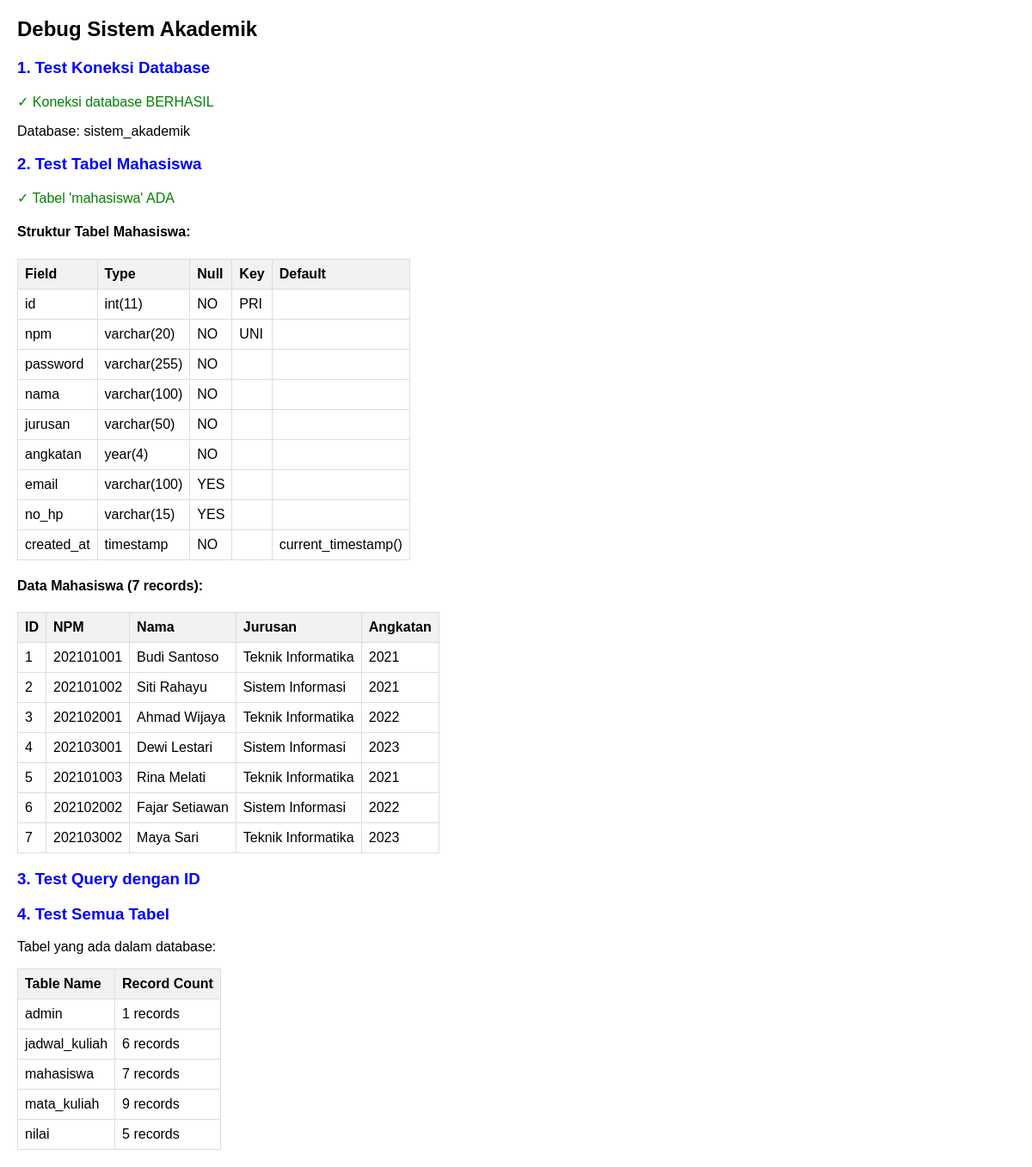
The app's page /debug_detailed.php, older data.
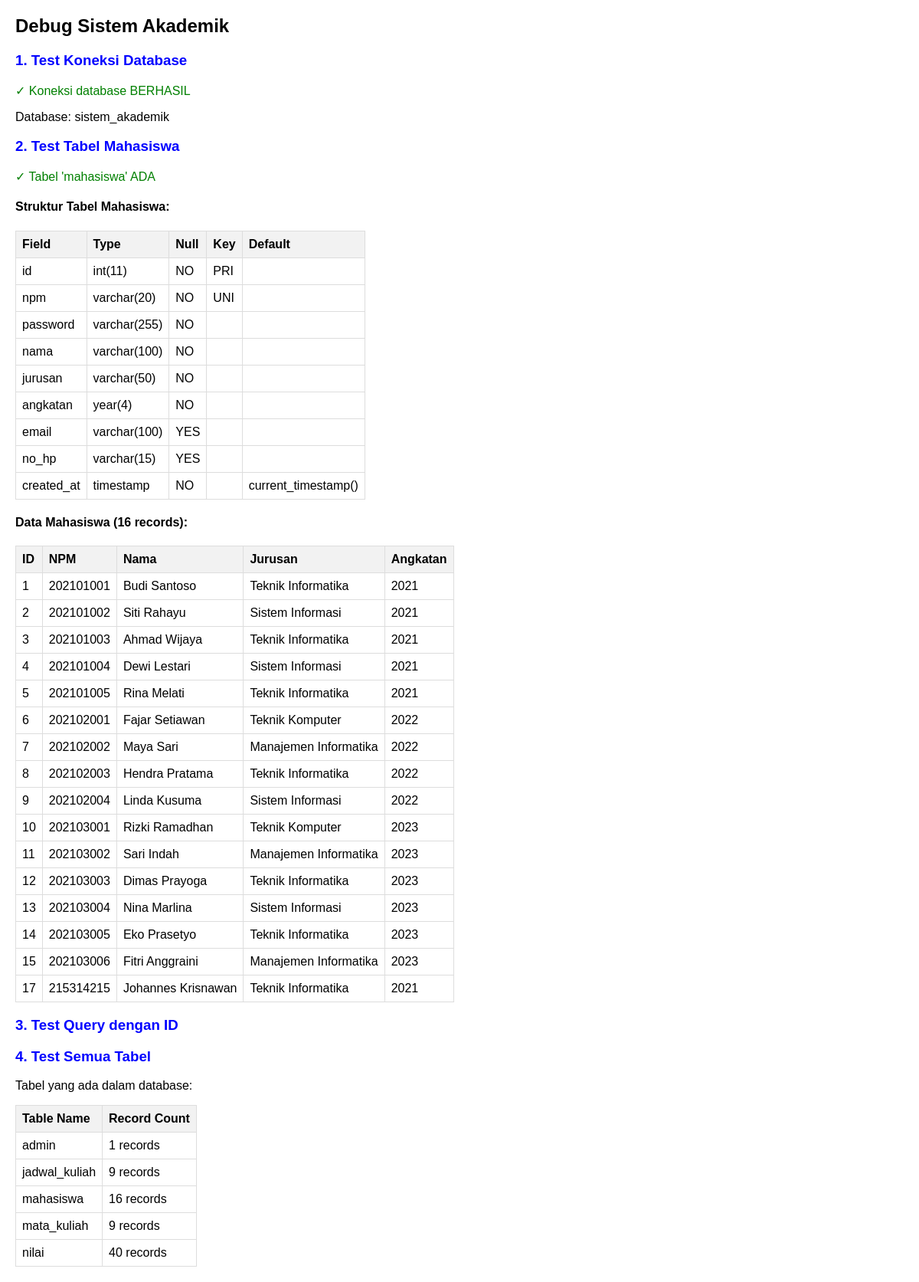
The same page, newer data.
### tables this page shows
CREATE TABLE `mahasiswa` (
  `id` int(11) NOT NULL,
  `npm` varchar(20) NOT NULL,
  `password` varchar(255) NOT NULL,
  `nama` varchar(100) NOT NULL,
  `jurusan` varchar(50) NOT NULL,
  `angkatan` year(4) NOT NULL,
  `email` varchar(100) DEFAULT NULL,
  `no_hp` varchar(15) DEFAULT NULL,
  `created_at` timestamp NOT NULL DEFAULT current_timestamp()
);

### debug_detailed.php (the view, shortened to what this page needs)
<?php
echo "<!DOCTYPE html>
<html>
<head>
    <title>Debug System</title>
    <style>
        body { font-family: Arial, sans-serif; margin: 20px; }
        .success { color: green; }
        .error { color: red; }
        .info { color: blue; }
        table { border-collapse: collapse; margin: 10px 0; }
        th, td { border: 1px solid #ddd; padding: 8px; text-align: left; }
        th { background-color: #f2f2f2; }
    </style>
</head>
<body>
    <h2>Debug Sistem Akademik</h2>";
$database = new Database();
$db = $database->getConnection();
echo "<h3 class='info'>1. Test Koneksi Database</h3>";
try {
    if ($db) {
        echo "<p class='success'>✓ Koneksi database BERHASIL</p>";
        echo "<p>Database: sistem_akademik</p>";
    } else {
        echo "<p class='error'>✗ Koneksi database GAGAL</p>";
    }
} catch (Exception $e) {
    echo "<p class='error'>✗ Error koneksi: " . $e->getMessage() . "</p>";
}
echo "<h3 class='info'>2. Test Tabel Mahasiswa</h3>";
try {
    $query = "SHOW TABLES LIKE 'mahasiswa'";
    $stmt = $db->prepare($query);
    $stmt->execute();
    if ($stmt->rowCount() > 0) {
        echo "<p class='success'>✓ Tabel 'mahasiswa' ADA</p>";
        $query_struct = "DESCRIBE mahasiswa";
        $stmt_struct = $db->prepare($query_struct);
        $stmt_struct->execute();
        echo "<h4>Struktur Tabel Mahasiswa:</h4>";
        echo "<table>";
        echo "<tr><th>Field</th><th>Type</th><th>Null</th><th>Key</th><th>Default</th></tr>";
        while ($row = $stmt_struct->fetch(PDO::FETCH_ASSOC)) {
            echo "<tr>";
            echo "<td>" . $row['Field'] . "</td>";
            echo "<td>" . $row['Type'] . "</td>";
            echo "<td>" . $row['Null'] . "</td>";
            echo "<td>" . $row['Key'] . "</td>";
            echo "<td>" . $row['Default'] . "</td>";
            echo "</tr>";
        }
        echo "</table>";
        $query_data = "SELECT * FROM mahasiswa";
        $stmt_data = $db->prepare($query_data);
        $stmt_data->execute();
        echo "<h4>Data Mahasiswa (" . $stmt_data->rowCount() . " records):</h4>";
        if ($stmt_data->rowCount() > 0) {
            echo "<table>";
            echo "<tr><th>ID</th><th>NPM</th><th>Nama</th><th>Jurusan</th><th>Angkatan</th></tr>";
            while ($row = $stmt_data->fetch(PDO::FETCH_ASSOC)) {
                echo "<tr>";
                echo "<td>" . $row['id'] . "</td>";
                echo "<td>" . $row['npm'] . "</td>";
                echo "<td>" . $row['nama'] . "</td>";
                echo "<td>" . $row['jurusan'] . "</td>";
                echo "<td>" . $row['angkatan'] . "</td>";
                echo "</tr>";
            }
            echo "</table>";
        } else {
            echo "<p class='error'>✗ Tabel mahasiswa KOSONG</p>";
        }
    } else {
        echo "<p class='error'>✗ Tabel 'mahasiswa' TIDAK ADA</p>";
    }
} catch (Exception $e) {
    echo "<p class='error'>✗ Error tabel: " . $e->getMessage() . "</p>";
}
echo "<h3 class='info'>3. Test Query dengan ID</h3>";
echo "<h3 class='info'>4. Test Semua Tabel</h3>";
try {
    $query = "SHOW TABLES";
    $stmt = $db->prepare($query);
    $stmt->execute();
    echo "<p>Tabel yang ada dalam database:</p>";
    echo "<table>";
    echo "<tr><th>Table Name</th><th>Record Count</th></tr>";
    while ($row = $stmt->fetch(PDO::FETCH_NUM)) {
        $table_name = $row[0];
        $count_query = "SELECT COUNT(*) as count FROM " . $table_name;
        $count_stmt = $db->prepare($count_query);
        $count_stmt->execute();
        $count = $count_stmt->fetch(PDO::FETCH_ASSOC)['count'];
        echo "<tr>";
        echo "<td>" . $table_name . "</td>";
        echo "<td>" . $count . " records</td>";
        echo "</tr>";
    }
    echo "</table>";
} catch (Exception $e) {
    echo "<p class='error'>✗ Error: " . $e->getMessage() . "</p>";
}
echo "</body></html>";
?>

Row changes from the older to the newer data that the page shows:
changed mahasiswa "Ahmad Wijaya": npm "202102001" → "202101003"; angkatan "2022" → "2021"
changed mahasiswa "Dewi Lestari": npm "202103001" → "202101004"; angkatan "2023" → "2021"
changed mahasiswa "Rina Melati": npm "202101003" → "202101005"
changed mahasiswa "Fajar Setiawan": npm "202102002" → "202102001"; jurusan "Sistem Informasi" → "Teknik Komputer"
changed mahasiswa "Maya Sari": npm "202103002" → "202102002"; jurusan "Teknik Informatika" → "Manajemen Informatika"; angkatan "2023" → "2022"
added mahasiswa: id "8", npm "202102003", nama "Hendra Pratama", jurusan "Teknik Informatika", angkatan "2022"
added mahasiswa: id "9", npm "202102004", nama "Linda Kusuma", jurusan "Sistem Informasi", angkatan "2022"
added mahasiswa: id "10", npm "202103001", nama "Rizki Ramadhan", jurusan "Teknik Komputer", angkatan "2023"
added mahasiswa: id "11", npm "202103002", nama "Sari Indah", jurusan "Manajemen Informatika", angkatan "2023"
added mahasiswa: id "12", npm "202103003", nama "Dimas Prayoga", jurusan "Teknik Informatika", angkatan "2023"
added mahasiswa: id "13", npm "202103004", nama "Nina Marlina", jurusan "Sistem Informasi", angkatan "2023"
added mahasiswa: id "14", npm "202103005", nama "Eko Prasetyo", jurusan "Teknik Informatika", angkatan "2023"
added mahasiswa: id "15", npm "202103006", nama "Fitri Anggraini", jurusan "Manajemen Informatika", angkatan "2023"
added mahasiswa: id "17", npm "215314215", nama "Johannes Krisnawan", jurusan "Teknik Informatika", angkatan "2021"
Text that changed along with them:
$stmt_data->rowCount(): "7" → "16"
new list line: "jadwal_kuliah 9 records"
new list line: "mahasiswa 16 records"
new list line: "nilai 40 records"
list line gone: "jadwal_kuliah 6 records"
list line gone: "mahasiswa 7 records"
list line gone: "nilai 5 records"
